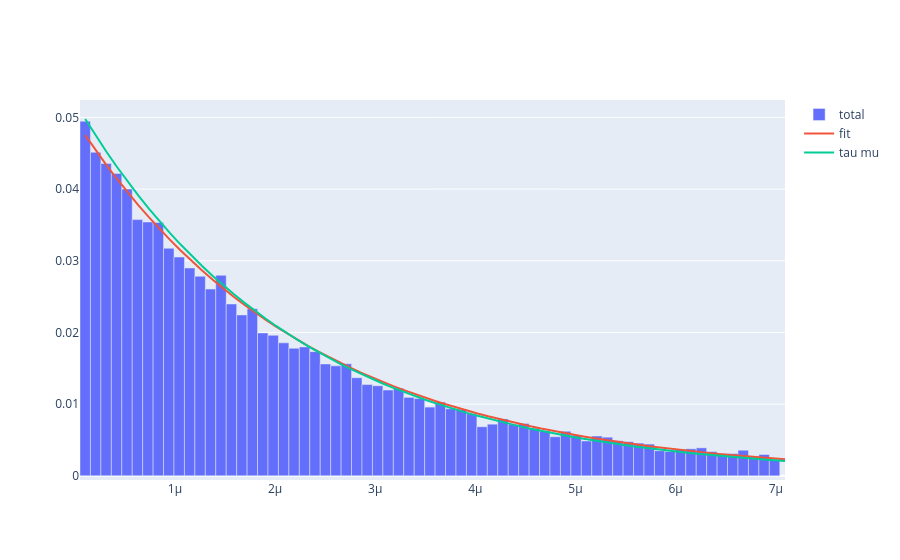

Notebook code for this chart:
### Markdown cell above
## Plot result + Discrepancy analysis

### Code cell
count,edges = np.histogram(data_refact , n_bins)


fig = go.Figure()
fig.add_trace(go.Bar(x=edges[:-1], y=count/len(data_refact), name='total', width=np.diff(edges)))

x_fit = np.linspace(min(data_refact) , max(data_refact) , n_bins)
y_fit = n.values["a"]*expon.pdf( x_fit , loc = n.values["A"] , scale = n.values["tau"])*np.diff(edges)[0]
y_ideal_fit = n.values["a"]*expon.pdf( x_fit , loc = n.values["A"] , scale = TAU_MU)*np.diff(edges)[0]
fig.add_trace(go.Scatter(x=x_fit, y=y_fit, mode='lines', name='fit', line=dict(shape='linear')))
fig.add_trace(go.Scatter(x=x_fit, y=y_ideal_fit, mode='lines', name='tau mu ', line=dict(shape='linear')))
